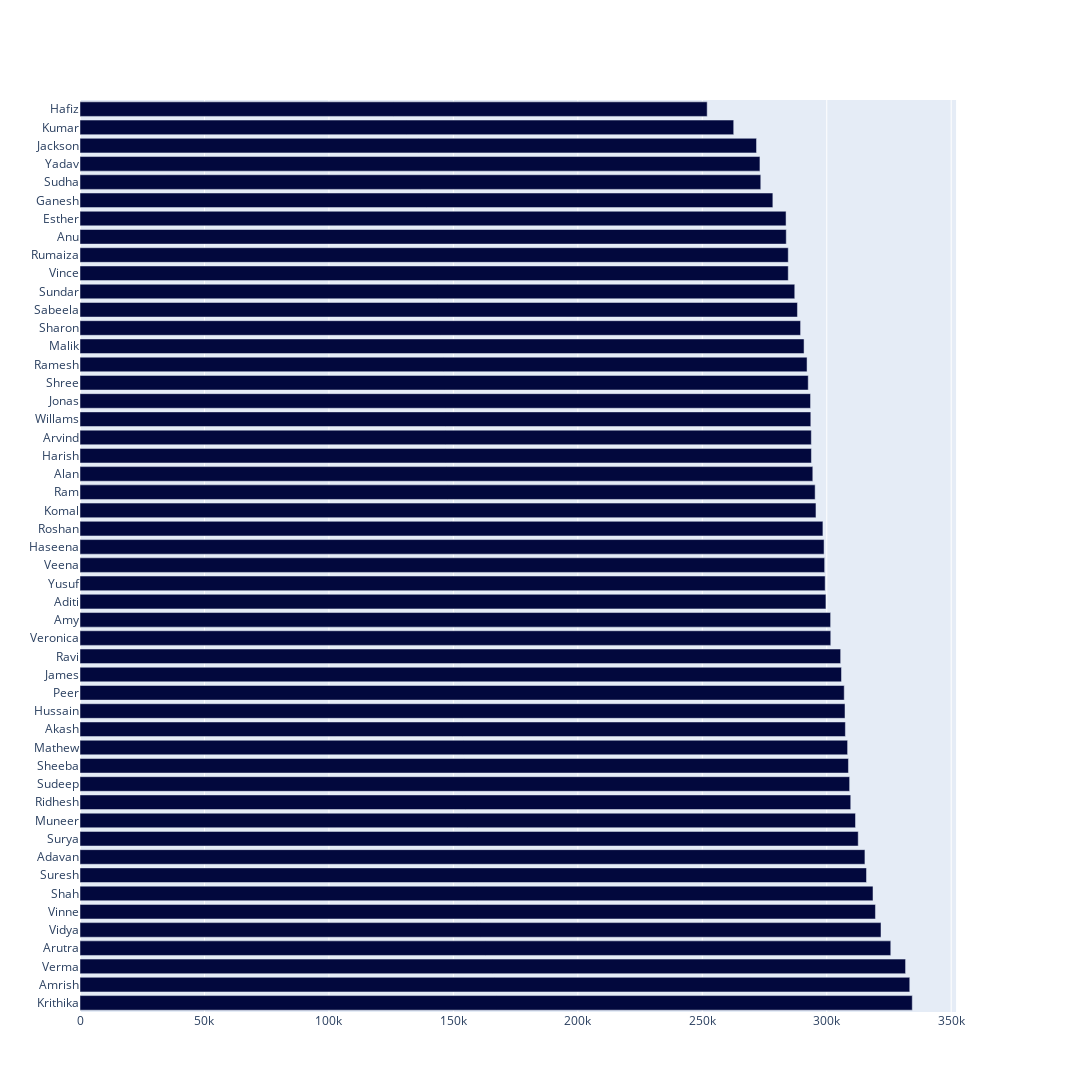

Write notebook code for a chart like this one.
### Code cell
fig = make_subplots(specs=[[{"secondary_y": True}]])

fig.update_layout(
		width= 1500,
        height=1500,
		legend=dict(
	    orientation="h",
	    yanchor="bottom",
	    y=1.05,
	    xanchor="left",
	    x=0.01)
)

fig.add_trace(go.Bar(y=customer_sum['Customer Name'], 
                     x=customer_sum['sale'], 
                name='Category%',marker_color='rgb(2, 8, 61)', orientation='h'
                )
              )

### Figure 1 — Plotly figure (JSON) as saved in the notebook; plotly's stock layout.template omitted (floating-point values rounded to 4 significant figures)
{"data": [{"marker": {"color": "rgb(2, 8, 61)"}, "name": "Category%", "orientation": "h", "type": "bar", "x": [334361, 333351, 331665, 325720, 321798, 319565, 318588, 315973, 315341, 312645, 311553, 309639, 309196, 308720, 308376, 307488, 307337, 307026, 305915, 305591, 301611, 301558, 299674, 299361, 299160, 298924, 298463, 295671, 295338, 294397, 293839, 293802, 293597, 293489, 292566, 292087, 290884, 289486, 288230, 287151, 284536, 284534, 283735, 283656, 278349, 273493, 273162, 271793, 262623, 251965], "y": ["Krithika", "Amrish", "Verma", "Arutra", "Vidya", "Vinne", "Shah", "Suresh", "Adavan", "Surya", "Muneer", "Ridhesh", "Sudeep", "Sheeba", "Mathew", "Akash", "Hussain", "Peer", "James", "Ravi", "Veronica", "Amy", "Aditi", "Yusuf", "Veena", "Haseena", "Roshan", "Komal", "Ram", "Alan", "Harish", "Arvind", "Willams", "Jonas", "Shree", "Ramesh", "Malik", "Sharon", "Sabeela", "Sundar", "Vince", "Rumaiza", "Anu", "Esther", "Ganesh", "Sudha", "Yadav", "Jackson", "Kumar", "Hafiz"]}], "layout": {"height": 1500, "legend": {"orientation": "h", "x": 0.01, "xanchor": "left", "y": 1.05, "yanchor": "bottom"}, "width": 1500, "xaxis": {"anchor": "y", "domain": [0, 0.94]}, "yaxis": {"anchor": "x", "domain": [0, 1]}, "yaxis2": {"anchor": "x", "overlaying": "y", "side": "right"}}}
